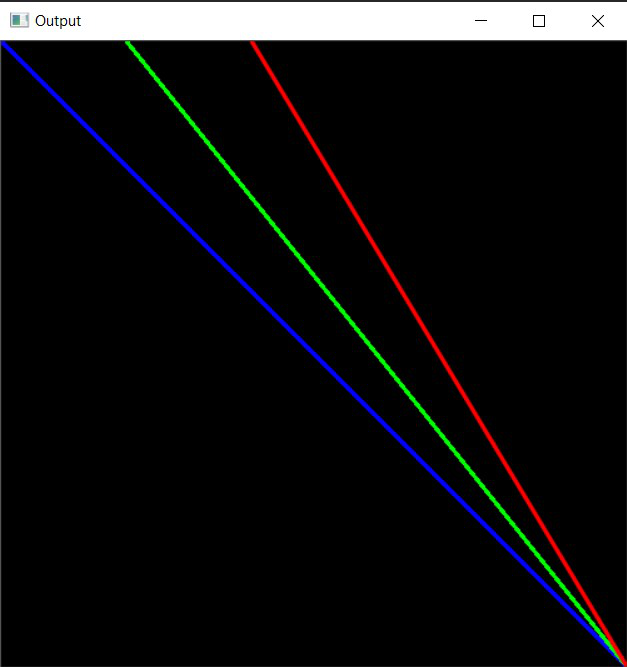
#> input picture assets/line.jpg, 627 x 667 px, given in place of the camera
$ python edgeAndLine.py
#> lines starting #> are read from the running program, lines starting #| are printed output that depends on the picture; after the words box and inside, x2 and y2 are one past the last pixel; in counts of white or black regions, pixels touching at a corner belong together
import cv2
import numpy as np

cap = cv2.VideoCapture(0)
while True:
    ret,frame = cap.read()
#> frame is the input picture: shape (667, 627, 3); mean B, G, R 17.6, 17, 17
    # [4 lines of commented-out code are left out]
    edge = cv2.Canny(frame,75,150)
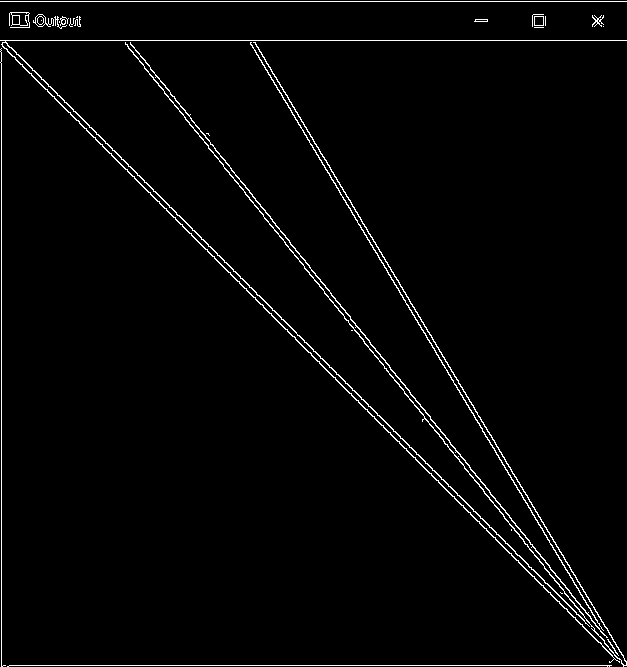
#> edge: shape (667, 627); 2.3% white in thin lines or dots
    lines = cv2.HoughLinesP(edge,1,np.pi/180,150)
#> lines = 137 rows, first 6: [398, 282, 430, 335], [5, 42, 589, 626], [358, 223, 405, 301], [0, 40, 626, 40], [1, 44, 612, 655], [0, 1, 626, 1]
    gray = cv2.cvtColor(frame,cv2.COLOR_BGR2GRAY)
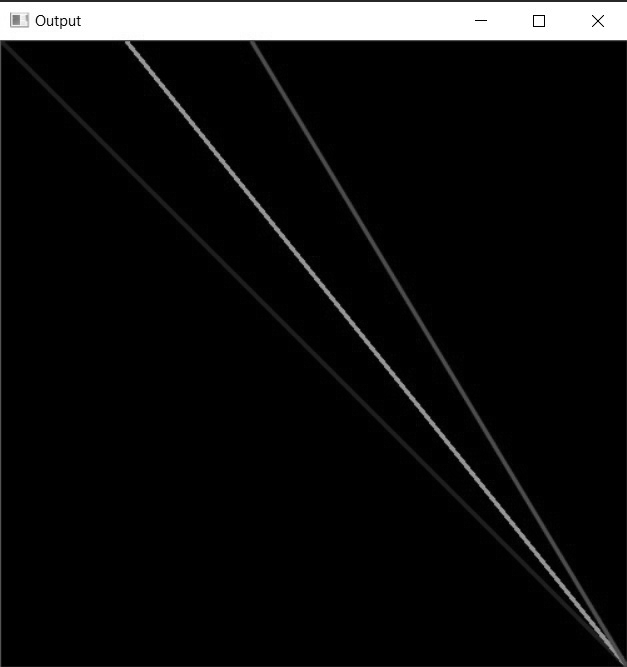
#> gray: shape (667, 627); min 0, max 255, mean 17.1
    if lines is not None:
        for line in lines:
            print(type(line[0]))
            # for HoughLinesP
            x1,y1,x2,y2 = line[0]
            # [12 lines of commented-out code are left out]

            cv2.line(gray, (x1, y1), (x2, y2), (0, 255, 0), 5)
#> this loop made 137 passes
#> (x1, y1, x2, y2) on passes 1 to 12: (398, 282, 430, 335), (5, 42, 589, 626), (358, 223, 405, 301), (0, 40, 626, 40), (1, 44, 612, 655), (0, 1, 626, 1), (547, 583, 576, 612), (1, 666, 1, 63), (9, 665, 611, 665), (175, 219, 180, 224), (102, 146, 109, 153), (254, 42, 399, 282)
#| <class 'numpy.ndarray'>
#| <class 'numpy.ndarray'>
#| <class 'numpy.ndarray'>
#| <class 'numpy.ndarray'>
#| <class 'numpy.ndarray'>
#| <class 'numpy.ndarray'>
#| <class 'numpy.ndarray'>
#| <class 'numpy.ndarray'>
#> (further printed lines are left out)
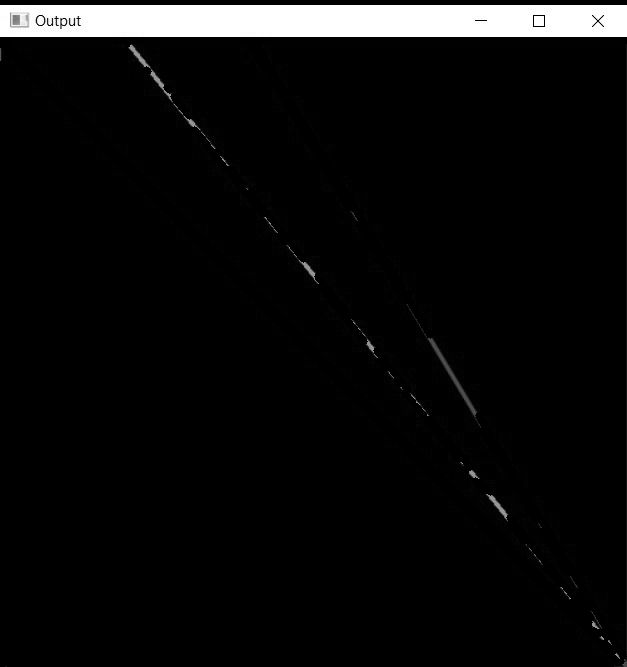
#> gray: shape (667, 627); 7.35% of pixels changed, all inside (x1, y1, x2, y2) = (0, 0, 627, 667)

    cv2.imshow('frame',lines)
    # cv2.imshow('line',lines)
    if cv2.waitKey(1) == ord('q'):
#> (key q is pressed here)
        break
cap.release()
cv2.destroyAllWindows()
